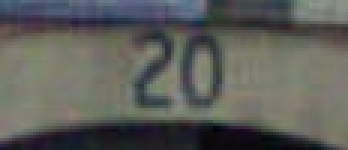
#> input picture images/10623.png, 116 x 50 px, found by its file name (shown 3 times larger); its folder holds only this picture in this run
$ python alaa2.py
#> lines starting #> are read from the running program, lines starting #| are printed output that depends on the picture; after the words box and inside, x2 and y2 are one past the last pixel; in counts of white or black regions, pixels touching at a corner belong together
#> further down, inputImage is the input picture: shape (50, 116, 3); mean B, G, R 89.8, 94, 92.9
### backgroundremover.py
import cv2
import numpy as np
from PIL import Image
def backgroundremover(image):
    #== Parameters
#> called with image = 'Images/10623.png'
    BLUR = 21
    CANNY_THRESH_1 = 10
    CANNY_THRESH_2 = 100
    MASK_DILATE_ITER = 10
    MASK_ERODE_ITER = 10
    MASK_COLOR = (0.0,0.0,1.0) # In BGR format


    #-- Read image
    img = cv2.imread(image)
    gray = cv2.cvtColor(img,cv2.COLOR_BGR2GRAY)

    #-- Edge detection
    edges = cv2.Canny(gray, CANNY_THRESH_1, CANNY_THRESH_2)
#> edges: shape (50, 116); 12.2% white in thin lines or dots
    edges = cv2.dilate(edges, None)
#> edges: shape (50, 116); 37.1% white; 2 white regions, box (x1, y1, x2, y2) and area: (0, 0, 116, 37) 1693, (0, 31, 116, 50) 459
    edges = cv2.erode(edges, None)
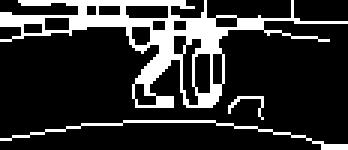
#> edges: shape (50, 116) (shown 3 times larger); 18.4% white; 3 white regions

    #-- Find contours in edges, sort by area
    contour_info = []
    contours, _ = cv2.findContours(edges, cv2.RETR_LIST, cv2.CHAIN_APPROX_NONE)
#> contours = 17 contours, 5 with area under 20; largest, box (x1, y1, x2, y2) and area: (0, 0, 116, 36) 1112, (60, 12, 68, 36) 95, (64, 17, 71, 32) 78, (41, 1, 57, 7) 72, (44, 27, 53, 36) 43
    for c in contours:
        contour_info.append((
            c,
            cv2.isContourConvex(c),
            cv2.contourArea(c),
        ))
#> this loop made 17 passes
#> after the loop, contour_info = 17 items
    contour_info = sorted(contour_info, key=lambda c: c[2], reverse=True)
    max_contour = contour_info[0]
#> max_contour = 3 items, first 3: contour of 465 points, box (x1, y1, x2, y2) (0, 0, 116, 36), area 1112, False, 1112.5

    #-- Create empty mask, draw filled polygon on it corresponding to largest contour ----
    # Mask is black, polygon is white
    mask = np.zeros(edges.shape)
    cv2.fillConvexPoly(mask, max_contour[0], (255))
#> mask: shape (50, 116) float64; 27.4% white; 1 white region, box (x1, y1, x2, y2) and area: (0, 0, 116, 36) 1588

    #-- Smooth mask, then blur it
    mask = cv2.dilate(mask, None, iterations=MASK_DILATE_ITER)
#> mask: shape (50, 116) float64; 66.5% white; 1 black region, box (x1, y1, x2, y2) and area: (0, 23, 116, 50) 1941
    mask = cv2.erode(mask, None, iterations=MASK_ERODE_ITER)
#> mask: shape (50, 116) float64; 38.3% white; 1 white region, box (x1, y1, x2, y2) and area: (0, 0, 116, 36) 2219
    mask = cv2.GaussianBlur(mask, (BLUR, BLUR), 0)
    mask_stack = np.dstack([mask]*3)    # Create 3-channel alpha mask

    #-- Blend masked img into MASK_COLOR background
    mask_stack  = mask_stack.astype('float32') / 255.0
    img         = img.astype('float32') / 255.0
    masked = (mask_stack * img) + ((1-mask_stack) * MASK_COLOR)
    masked = (masked * 255).astype('uint8')

    #cv2.imshow('img', masked)                                   # Display
    #cv2.waitKey()
    return masked

### adjustcontrast.py
import cv2
import numpy as np
from matplotlib import pyplot as plt

# Automatic brightness and contrast optimization with optional histogram clipping
def automatic_brightness_and_contrast(image, clip_hist_percent=1):
#> called with clip_hist_percent = 1
    gray = cv2.cvtColor(image, cv2.COLOR_BGR2GRAY)

    # Calculate grayscale histogram
    hist = cv2.calcHist([gray], [0], None, [256], [0, 256])
#> hist = 256 values, max 2510 at index 76, min 0 at index 0, mean 22.66
    hist_size = len(hist)
#> hist_size = 256

    # Calculate cumulative distribution from the histogram
    accumulator = []
    accumulator.append(float(hist[0]))
    for index in range(1, hist_size):
        accumulator.append(accumulator[index - 1] + float(hist[index]))
#> after the loop, accumulator = 256 values from 0 to 5800

    # Locate points to clip
    maximum = accumulator[-1]
#> maximum = 5800
    clip_hist_percent *= (maximum / 100.0)
#> clip_hist_percent = 58
    clip_hist_percent /= 2.0
#> clip_hist_percent = 29

    # Locate left cut
    minimum_gray = 0
    while accumulator[minimum_gray] < clip_hist_percent:
        minimum_gray += 1
#> this loop made 44 passes
#> after the loop, minimum_gray = 44

    # Locate right cut
    maximum_gray = hist_size - 1
#> maximum_gray = 255
    while accumulator[maximum_gray] >= (maximum - clip_hist_percent):
        maximum_gray -= 1
#> this loop made 118 passes
#> maximum_gray on passes 1 to 12: 254, 253, 252, 251, 250, 249, 248, 247, 246, 245, 244, 243
#> after the loop, maximum_gray = 137

    # Calculate alpha and beta values
    alpha = 255 / (maximum_gray - minimum_gray)
#> alpha = 2.74
    beta = -minimum_gray * alpha
#> beta = -120.6

    '''
    # Calculate new histogram with desired range and show histogram
    new_hist = cv2.calcHist([gray],[0],None,[256],[minimum_gray,maximum_gray])
    plt.plot(hist)
    plt.plot(new_hist)
    plt.xlim([0,256])
    plt.show()
    '''

    auto_result = cv2.convertScaleAbs(image, alpha=alpha, beta=beta)
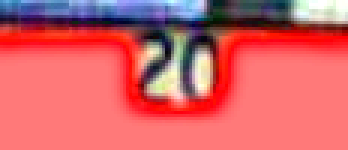
#> auto_result: shape (50, 116, 3) (shown 3 times larger); mean of channels 0, 1, 2 104, 99, 211.3; drawn as B, G, R
    return (auto_result, alpha, beta)

### alaa2.py
#importingcv2&numpy:
import os

import cv2
import numpy as np
from PIL import Image
from adjustcontrast import automatic_brightness_and_contrast
from matplotlib import pyplot as plt
from backgroundremover import backgroundremover

path = 'Images'
for filename in os.listdir(path):
    print(str(path+'/'+filename))
    # Read input image and resize 3shan yb2o kolohom haga wahda bnfs el size for any filters b3d kda:
    #
    inputImage = cv2.imread(path + '/' + filename)

    #removing background
    #7oto el images fe nfs l folder w esmaha .png fe l bracket hena taht
    backgroundremoved=backgroundremover(path + '/' + filename)
    cv2.imshow("Image",backgroundremoved)

    #adjusting contrast

    outputImage,a,b= automatic_brightness_and_contrast(backgroundremoved)
#> a = 2.74; b = -120.6
    cv2.imshow("Image",outputImage)

    # Read input image and resize 3shan yb2o kolohom haga wahda bnfs el size for any filters b3d kda:
    #inputImage = cv2.imread('13.png')
    inputCopy = outputImage.copy()
    inputImage = cv2.resize(outputImage, (100,75))
#> inputImage: shape (75, 100, 3)
    inputCopy = cv2.resize(inputCopy, (100,75))

    # Convert BGR to grayscale:
    grayscaleImage = cv2.cvtColor(inputImage, cv2.COLOR_BGR2GRAY)
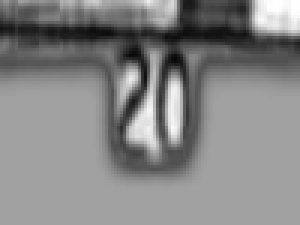
#> grayscaleImage: shape (75, 100) (shown 3 times larger); min 7, max 255, mean 133

    # Set the adaptive thresholding:
    windowSize = 31
    windowConstant = -1

    # Apply the threshold:
    binaryImage = cv2.adaptiveThreshold(grayscaleImage, 255, cv2.ADAPTIVE_THRESH_GAUSSIAN_C, cv2.THRESH_BINARY, windowSize, windowConstant)
#> binaryImage: shape (75, 100); 40.2% white; 11 white regions (2 under 20 px), largest, box (x1, y1, x2, y2) and area: (0, 23, 100, 70) 1699, (0, 0, 60, 10) 328, (42, 14, 56, 54) 223

    # Perform Connected Components:
    componentsNumber, labeledImage, componentStats, componentCentroids = cv2.connectedComponentsWithStats(binaryImage, connectivity=4)
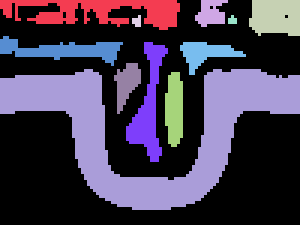
#> labeledImage: shape (75, 100) int32 (shown 3 times larger); 12 distinct labels, from 0 to 11; one colour per label, 0 black
#> componentsNumber = 12; componentStats = [[0, 0, 100, 75, 4483], [0, 0, 60, 10, 328], [65, 0, 11, 9, 66], [83, 0, 17, 12, 182], [44, 5, 3, 4, 9], [76, 5, 3, 3, 7], [0, 12, 41, 10, 182], [42, 14, 14, 40, 223], [60, 14, 22, 11, 108], [38, 21, 9, 17, 86], [0, 23, 100, 47, 1699], [55, 24, 6, 25, 127]]; componentCentroids = [[49.08, 40.92], [32.53, 3.26], [69.79, 3.91], [91.48, 5.17], [45.22, 6.67], [77, 6.29], [20.61, 16.27], [49.04, 35.29], [68.07, 17.31], [41.78, 27.35], [50.26, 42.42], [57.67, 35.91]]

    # Set the minimum pixels for the area filter to filter connected components:
    minArea = 20

    # Get the indices/labels of the remaining components based on the area stat
    # (skip the background component at index 0)
    remainingComponentLabels = [i for i in range(1, componentsNumber) if componentStats[i][4] >= minArea]
#> remainingComponentLabels = [1, 2, 3, 6, 7, 8, 9, 10, 11]

    # Filter the labeled pixels based on the remaining labels,
    # assign pixel intensity to 255 (uint8) for the remaining pixels
    #y3ni b3d de el mafood yfdal the largest connected components that hopefully contains the digits
    #one problem is that background connected components may still exist
    filteredImage = np.where(np.isin(labeledImage, remainingComponentLabels) == True, 255, 0).astype('uint8')
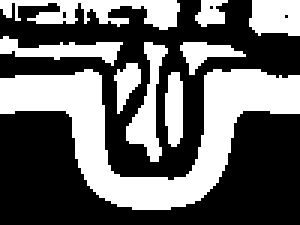
#> filteredImage: shape (75, 100) (shown 3 times larger); 40% white; 9 white regions, largest, box (x1, y1, x2, y2) and area: (0, 23, 100, 70) 1699, (0, 0, 60, 10) 328, (42, 14, 56, 54) 223

    # Set kernel (structuring element) size:
    kernelSize = 3

    # Set operation iterations:
    opIterations = 1

    # Get the structuring element:
    maxKernel = cv2.getStructuringElement(cv2.MORPH_RECT, (kernelSize, kernelSize))
#> maxKernel = [[1, 1, 1], [1, 1, 1], [1, 1, 1]]

    # Perform closing:
    closingImage = cv2.morphologyEx(filteredImage, cv2.MORPH_CLOSE, maxKernel, None, None, opIterations, cv2.BORDER_REFLECT101)
#> closingImage: shape (75, 100); 40.7% white; 9 white regions, largest, box (x1, y1, x2, y2) and area: (0, 23, 100, 70) 1704, (0, 0, 60, 10) 364, (42, 14, 56, 54) 223

    # perform canny edge detection:
    edge_image = cv2.Canny(grayscaleImage, 100, 200)
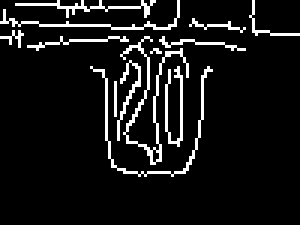
#> edge_image: shape (75, 100) (shown 3 times larger); 8.4% white in thin lines or dots, all inside (x1, y1, x2, y2) = (0, 0, 100, 59)

    # Get each bounding box
    # Find the big contours on the filtered image:
    contours, hierarchy = cv2.findContours(edge_image, cv2.RETR_CCOMP, cv2.CHAIN_APPROX_SIMPLE)
#> contours = 14 contours, 13 with area under 20; largest, box (x1, y1, x2, y2) and area: (40, 12, 63, 55) 28

    contours_poly = [None] * len(contours)
#> contours_poly = 14 items
    # The Bounding Rectangles will be stored here:
    boundRect = []

    # Alright, just look for the outer bounding boxes:
    for i, c in enumerate(contours):

        if hierarchy[0][i][3] == -1:
            contours_poly[i] = cv2.approxPolyDP(c, 3, True)
            boundRect.append(cv2.boundingRect(contours_poly[i]))
#> this loop made 14 passes
#> c on pass 1: [[38, 27], [38, 38]]
#> after the loop, boundRect = [(38, 27, 1, 12), (55, 22, 6, 27), (30, 22, 41, 37), (39, 20, 8, 27), (50, 17, 1, 1), (53, 13, 29, 4), (40, 12, 23, 43), (9, 13, 34, 3), (0, 11, 8, 5), (63, 8, 19, 2), (84, 0, 16, 12), (0, 0, 60, 10), (5, 0, 47, 6)]

    print(len(boundRect))
#| 13
    # Draw the bounding boxes on the (copied) input image:
    for i in range(len(boundRect)):
        color = (0, 255, 0)
        #filter contours according to the area of the rectangle (parameter re5em)
        if (int(boundRect[i][2])*int(boundRect[i][3])>100 and int(boundRect[i][2])*int(boundRect[i][3])<1000 ):
            cv2.rectangle(inputCopy, (int(boundRect[i][0]), int(boundRect[i][1])),
                      (int(boundRect[i][0] + boundRect[i][2]), int(boundRect[i][1] + boundRect[i][3])), color, 2)
#> this loop made 13 passes
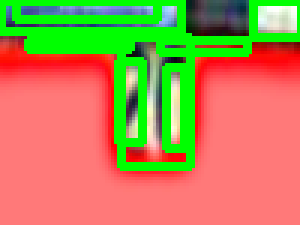
#> inputCopy: shape (75, 100, 3) (shown 3 times larger); mean of channels 0, 1, 2 83.8, 138.7, 179.8; drawn as B, G, R


    cv2.imshow("Image",inputCopy)
    cv2.waitKey(0)


# issues when digit is written in dark (used edge detection bs bardo lsa mesh zabta awi w bytl3 contours aktr 3shan el edges ely barra)
# issues thresholding the rectangle area size

$ run again, on images/13262.png
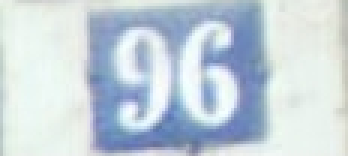
#> input picture images/13262.png, 116 x 52 px, found by its file name (shown 3 times larger)
#> inputImage is the input picture: shape (52, 116, 3); mean B, G, R 219.5, 210.5, 197.6
#> in backgroundremover, `contours, _ = cv2.findContours(edges, cv2.RETR_LIST, cv2.CHAIN_APPROX_..`: contours = 16 contours, 3 with area under 20; largest, box (x1, y1, x2, y2) and area: (28, 0, 90, 52) 2223, (29, 1, 90, 51) 1032, (46, 9, 57, 42) 185, (59, 9, 69, 39) 177, (66, 22, 80, 43) 147
#> the loop in backgroundremover, `for c in contours:` made 16 passes
#> after the loop in backgroundremover, `for c in contours:`: contour_info = 16 items
#> max_contour = 3 items, first 3: contour of 386 points, box (x1, y1, x2, y2) (28, 0, 90, 52), area 2223, False, 2223
#> hist = 256 values, max 1978 at index 76, min 0 at index 0, mean 23.56
#> hist_size = 256
#> after the loop in automatic_brightness_and_contrast, `for index in range(1, hist_size):`: accumulator = 256 values from 0 to 6032
#> maximum = 6032
#> in automatic_brightness_and_contrast, `clip_hist_percent *= (maximum / 100.0)`: clip_hist_percent = 60.32
#> in automatic_brightness_and_contrast, `clip_hist_percent /= 2.0`: clip_hist_percent = 30.16
#> the loop in automatic_brightness_and_contrast, `while accumulator[minimum_gray] < clip_hist_percent:` made 76 passes
#> after the loop in automatic_brightness_and_contrast, `while accumulator[minimum_gray] < clip_hist_percent:`: minimum_gray = 76
#> in automatic_brightness_and_contrast, `maximum_gray = hist_size - 1`: maximum_gray = 255
#> the loop in automatic_brightness_and_contrast, `while accumulator[maximum_gray] >= (maximum - clip_hist_percent):` made 6 passes
#> maximum_gray on passes 1 to 6: 254, 253, 252, 251, 250, 249
#> after the loop in automatic_brightness_and_contrast, `while accumulator[maximum_gray] >= (maximum - clip_hist_percent):`: maximum_gray = 249
#> alpha = 1.47
#> beta = -112
#> a = 1.47; b = -112
#> inputImage: shape (75, 100, 3)
#> binaryImage: shape (75, 100); 39.7% white; 11 white regions (4 under 20 px), largest, box (x1, y1, x2, y2) and area: (79, 0, 92, 75) 788, (11, 0, 23, 75) 763, (52, 10, 69, 62) 534
#> `componentsNumber, labeledImage, componentStats, componentCentroids = c..`:
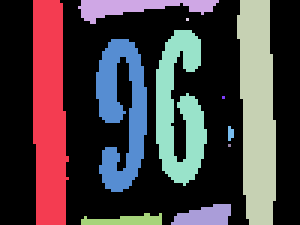
#> labeledImage: shape (75, 100) int32 (shown 3 times larger); 12 distinct labels, from 0 to 11; one colour per label, 0 black
#> componentsNumber = 12; componentStats = [[0, 0, 100, 75, 4523], [11, 0, 12, 75, 763], [26, 0, 47, 8, 185], [79, 0, 13, 75, 788], [62, 6, 1, 1, 1], [52, 10, 17, 52, 534], [32, 13, 17, 51, 521], [74, 32, 1, 1, 1], [76, 42, 2, 5, 8], [76, 48, 1, 1, 1], [57, 68, 20, 7, 103], [27, 71, 27, 4, 72]]; componentCentroids = [[48.64, 37.24], [15.95, 37.19], [45.31, 1.85], [85.36, 36.53], [62, 6], [59.35, 35.95], [40.22, 37.03], [74, 32], [76.38, 44], [76, 48], [67.88, 71.57], [41.51, 73.08]]
#> remainingComponentLabels = [1, 2, 3, 5, 6, 10, 11]
#> maxKernel = [[1, 1, 1], [1, 1, 1], [1, 1, 1]]
#> closingImage: shape (75, 100); 40.1% white; 7 white regions, largest, box (x1, y1, x2, y2) and area: (79, 0, 92, 75) 788, (11, 0, 23, 75) 764, (52, 10, 69, 62) 551
#> edge_image: shape (75, 100); 7.1% white in thin lines or dots, all inside (x1, y1, x2, y2) = (25, 0, 78, 75)
#> `contours, hierarchy = cv2.findContours(edge_image, cv2.RETR_CCOMP, cv2..`: contours = 9 contours, 6 with area under 20; largest, box (x1, y1, x2, y2) and area: (51, 10, 69, 62) 508, (51, 10, 69, 62) 478, (32, 13, 50, 65) 26
#> contours_poly = 9 items
#> the loop `for i, c in enumerate(contours): ` made 9 passes
#> c on pass 4: [[77, 64], [77, 74]]
#> after the loop `for i, c in enumerate(contours):`: boundRect = [(26, 69, 29, 6), (60, 69, 16, 3), (57, 68, 3, 7), (77, 64, 1, 11), (32, 13, 17, 52), (51, 10, 18, 52), (29, 1, 32, 5), (25, 0, 3, 10)]
#| 8
#> the loop `for i in range(len(boundRect)):` made 8 passes
#> after the loop `for i in range(len(boundRect)):`:
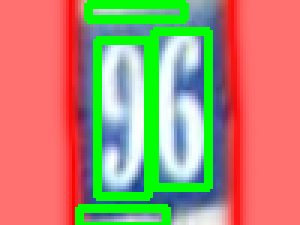
#> inputCopy: shape (75, 100, 3) (shown 3 times larger); mean of channels 0, 1, 2 113.7, 141.9, 178.5; drawn as B, G, R

$ run again, on images/13778.png
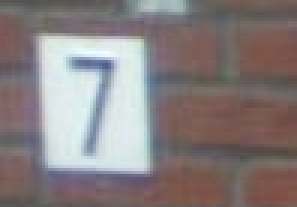
#> input picture images/13778.png, 99 x 69 px, found by its file name (shown 3 times larger)
#> inputImage is the input picture: shape (69, 99, 3); mean B, G, R 126.8, 126.3, 135.7
#> in backgroundremover, `edges = cv2.erode(edges, None)`:
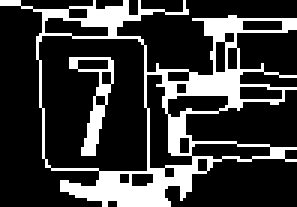
#> edges: shape (69, 99) (shown 3 times larger); 22.4% white; 2 white regions
#> in backgroundremover, `contours, _ = cv2.findContours(edges, cv2.RETR_LIST, cv2.CHAIN_APPROX_..`: contours = 23 contours, 7 with area under 20; largest, box (x1, y1, x2, y2) and area: (0, 0, 99, 69) 3310, (12, 11, 50, 58) 1562, (48, 24, 65, 57) 242, (23, 19, 38, 52) 156, (63, 47, 91, 54) 127
#> the loop in backgroundremover, `for c in contours:` made 23 passes
#> after the loop in backgroundremover, `for c in contours:`: contour_info = 23 items
#> max_contour = 3 items, first 3: contour of 606 points, box (x1, y1, x2, y2) (0, 0, 99, 69), area 3310, False, 3310
#> hist = 256 values, max 723 at index 76, min 0 at index 0, mean 26.68
#> hist_size = 256
#> after the loop in automatic_brightness_and_contrast, `for index in range(1, hist_size):`: accumulator = 256 values from 0 to 6831
#> maximum = 6831
#> in automatic_brightness_and_contrast, `clip_hist_percent *= (maximum / 100.0)`: clip_hist_percent = 68.31
#> in automatic_brightness_and_contrast, `clip_hist_percent /= 2.0`: clip_hist_percent = 34.16
#> the loop in automatic_brightness_and_contrast, `while accumulator[minimum_gray] < clip_hist_percent:` made 76 passes
#> after the loop in automatic_brightness_and_contrast, `while accumulator[minimum_gray] < clip_hist_percent:`: minimum_gray = 76
#> in automatic_brightness_and_contrast, `maximum_gray = hist_size - 1`: maximum_gray = 255
#> the loop in automatic_brightness_and_contrast, `while accumulator[maximum_gray] >= (maximum - clip_hist_percent):` made 19 passes
#> maximum_gray on passes 1 to 8: 254, 253, 252, 251, 250, 249, 248, 247
#> after the loop in automatic_brightness_and_contrast, `while accumulator[maximum_gray] >= (maximum - clip_hist_percent):`: maximum_gray = 236
#> alpha = 1.59
#> beta = -121.1
#> a = 1.59; b = -121.1
#> inputImage: shape (75, 100, 3)
#> binaryImage: shape (75, 100); 45.9% white; 26 white regions (14 under 20 px), largest, box (x1, y1, x2, y2) and area: (14, 13, 51, 63) 1404, (0, 4, 20, 75) 715, (64, 59, 100, 75) 466
#> labeledImage: shape (75, 100) int32; 29 distinct labels, from 0 to 28
#> componentsNumber = 29; componentStats = 29 rows, first 6: [0, 0, 100, 75, 4057], [43, 0, 21, 6, 101], [73, 0, 7, 1, 7], [84, 0, 16, 2, 23], [16, 3, 21, 3, 50], [0, 4, 20, 71, 715]; componentCentroids = 29 pairs, first value 6.15 to 95.58, second value 0 to 74
#> remainingComponentLabels = [1, 3, 4, 5, 6, 10, 11, 15, 16, 19, 20, 22]
#> maxKernel = [[1, 1, 1], [1, 1, 1], [1, 1, 1]]
#> closingImage: shape (75, 100); 45.4% white; 10 white regions, largest, box (x1, y1, x2, y2) and area: (14, 13, 51, 63) 1407, (0, 4, 20, 75) 726, (58, 7, 100, 48) 514
#> edge_image: shape (75, 100); 5.6% white in thin lines or dots
#> `contours, hierarchy = cv2.findContours(edge_image, cv2.RETR_CCOMP, cv2..`: contours = 6 contours, 4 with area under 20; largest, box (x1, y1, x2, y2) and area: (13, 12, 51, 63) 1672, (13, 12, 51, 63) 1668
#> contours_poly = 6 items
#> the loop `for i, c in enumerate(contours): ` made 6 passes
#> after the loop `for i, c in enumerate(contours):`: boundRect = [(65, 59, 35, 14), (23, 20, 16, 37), (14, 12, 36, 51), (0, 4, 20, 71), (46, 0, 17, 5)]
#| 5
#> the loop `for i in range(len(boundRect)):` made 5 passes
#> after the loop `for i in range(len(boundRect)):`:
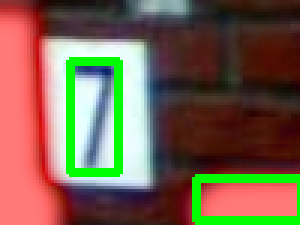
#> inputCopy: shape (75, 100, 3) (shown 3 times larger); mean of channels 0, 1, 2 78.6, 97.2, 121; drawn as B, G, R

$ run again, on images/14208.png
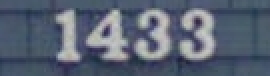
#> input picture images/14208.png, 135 x 38 px, found by its file name (shown 2 times larger)
#> inputImage is the input picture: shape (38, 135, 3); mean B, G, R 115.2, 98.5, 88.7
#> in backgroundremover, `contours, _ = cv2.findContours(edges, cv2.RETR_LIST, cv2.CHAIN_APPROX_..`: contours = 20 contours, 6 with area under 20; largest, box (x1, y1, x2, y2) and area: (0, 0, 135, 38) 2110, (15, 5, 32, 29) 284, (43, 5, 63, 31) 242, (91, 4, 108, 30) 194, (75, 4, 86, 29) 146
#> the loop in backgroundremover, `for c in contours:` made 20 passes
#> after the loop in backgroundremover, `for c in contours:`: contour_info = 20 items
#> max_contour = 3 items, first 3: contour of 579 points, box (x1, y1, x2, y2) (0, 0, 135, 38), area 2110, False, 2110.5
#> hist = 256 values, max 352 at index 76, min 0 at index 0, mean 20.04
#> hist_size = 256
#> after the loop in automatic_brightness_and_contrast, `for index in range(1, hist_size):`: accumulator = 256 values from 0 to 5130
#> maximum = 5130
#> in automatic_brightness_and_contrast, `clip_hist_percent *= (maximum / 100.0)`: clip_hist_percent = 51.3
#> in automatic_brightness_and_contrast, `clip_hist_percent /= 2.0`: clip_hist_percent = 25.65
#> the loop in automatic_brightness_and_contrast, `while accumulator[minimum_gray] < clip_hist_percent:` made 48 passes
#> after the loop in automatic_brightness_and_contrast, `while accumulator[minimum_gray] < clip_hist_percent:`: minimum_gray = 48
#> in automatic_brightness_and_contrast, `maximum_gray = hist_size - 1`: maximum_gray = 255
#> the loop in automatic_brightness_and_contrast, `while accumulator[maximum_gray] >= (maximum - clip_hist_percent):` made 63 passes
#> maximum_gray on passes 1 to 8: 254, 253, 252, 251, 250, 249, 248, 247
#> after the loop in automatic_brightness_and_contrast, `while accumulator[maximum_gray] >= (maximum - clip_hist_percent):`: maximum_gray = 192
#> alpha = 1.77
#> beta = -85
#> a = 1.77; b = -85
#> inputImage: shape (75, 100, 3)
#> binaryImage: shape (75, 100); 45.6% white; 39 white regions (23 under 20 px), largest, box (x1, y1, x2, y2) and area: (84, 11, 100, 52) 597, (32, 8, 48, 61) 417, (67, 8, 79, 60) 410
#> labeledImage: shape (75, 100) int32; 41 distinct labels, from 0 to 40
#> componentsNumber = 41; componentStats = 41 rows, first 6: [0, 0, 100, 75, 4078], [0, 0, 18, 9, 149], [21, 0, 7, 6, 28], [31, 0, 3, 7, 15], [35, 0, 3, 7, 14], [39, 0, 2, 6, 9]; componentCentroids = 41 pairs, first value 4.22 to 99, second value 0.5 to 74
#> remainingComponentLabels = [1, 2, 20, 21, 22, 23, 24, 25, 26, 29, 30, 31, 32, 33, 35, 36]
#> maxKernel = [[1, 1, 1], [1, 1, 1], [1, 1, 1]]
#> closingImage: shape (75, 100); 45.1% white; 14 white regions, largest, box (x1, y1, x2, y2) and area: (84, 11, 100, 52) 598, (32, 8, 48, 61) 429, (67, 8, 79, 60) 428
#> edge_image: shape (75, 100); 8.8% white in thin lines or dots, all inside (x1, y1, x2, y2) = (20, 7, 80, 64)
#> `contours, hierarchy = cv2.findContours(edge_image, cv2.RETR_CCOMP, cv2..`: contours = 13 contours, 12 with area under 20; largest, box (x1, y1, x2, y2) and area: (49, 9, 64, 60) 26
#> `contours_poly = [None] * len(contours)`: contours_poly = 13 items
#> the loop `for i, c in enumerate(contours): ` made 13 passes
#> c on passes 1, 4: [[47, 61], [47, 63]], [[39, 24]]
#> after the loop `for i, c in enumerate(contours):`: boundRect = [(47, 61, 1, 1), (66, 33, 4, 4), (37, 26, 2, 11), (39, 24, 1, 1), (39, 23, 3, 13), (73, 16, 2, 36), (70, 16, 2, 14), (34, 14, 1, 6), (49, 9, 15, 51), (32, 9, 13, 51), (66, 8, 14, 53), (43, 8, 5, 52), (20, 7, 10, 55)]; contours_poly = 13 contours, 11 with area under 20; largest, box (x1, y1, x2, y2) and area: (43, 8, 48, 60) 102, (66, 8, 80, 61) 38
#| 13
#> the loop `for i in range(len(boundRect)):` made 13 passes
#> after the loop `for i in range(len(boundRect)):`:
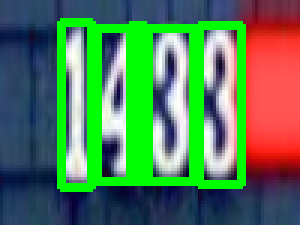
#> inputCopy: shape (75, 100, 3) (shown 3 times larger); mean of channels 0, 1, 2 86.8, 123.7, 84.7; drawn as B, G, R
